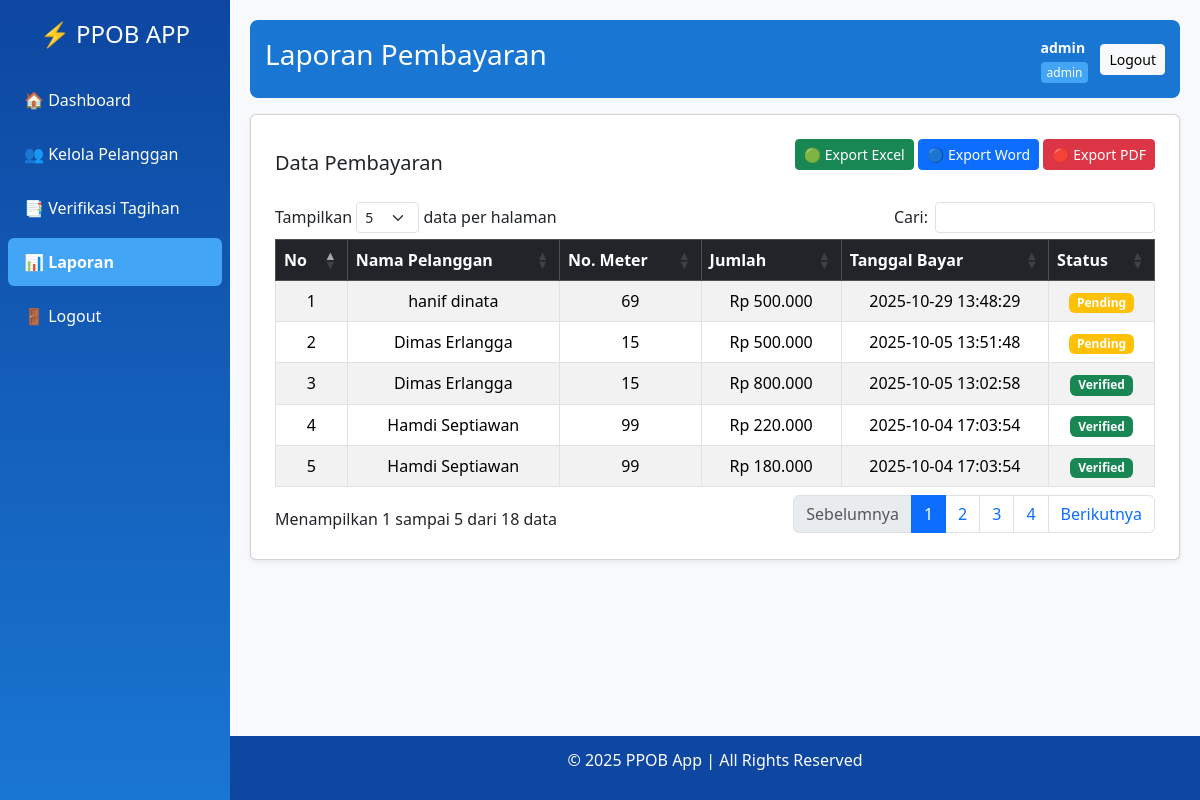
Screenshot of /public/admin/laporan.php (signed in) with the database file from the repository.
### tables this page shows
CREATE TABLE `pembayaran` (
  `id` int NOT NULL,
  `pelanggan_id` int NOT NULL,
  `jumlah` decimal(12,2) NOT NULL,
  `bulan` varchar(20) DEFAULT NULL,
  `tahun` int DEFAULT NULL,
  `tanggal_bayar` datetime NOT NULL,
  `status` enum('pending','verified') DEFAULT 'pending'
);

CREATE TABLE `pelanggan` (
  `id` int NOT NULL,
  `nama` varchar(100) NOT NULL,
  `alamat` text NOT NULL,
  `no_meter` varchar(50) NOT NULL,
  `user_id` int NOT NULL,
  `created_at` timestamp NULL DEFAULT CURRENT_TIMESTAMP
);

### models/Pembayaran.php (called while the page is built, shortened)
<?php
class Pembayaran extends BaseModel
{
    public function __construct($db)
    {
        $this->db = $db;
    }
    public function getAll()
    {
        $sql = "SELECT pb.*, pl.nama, pl.no_meter
                FROM pembayaran pb
                JOIN pelanggan pl ON pl.id = pb.pelanggan_id
                ORDER BY pb.id DESC";
        $stmt = $this->db->query($sql);
        return $stmt->fetchAll(PDO::FETCH_ASSOC);
    }
}

### public/admin/laporan.php (the view, shortened to what this page needs)
<?php
require_once __DIR__ . '/../../config/database.php';
require_once __DIR__ . '/../../models/Pembayaran.php';
include_once __DIR__ . '/../partials/header.php';
include_once __DIR__ . '/../partials/sidebar.php';
$pembayaran = new Pembayaran($db);
$laporan = $pembayaran->getAll();
?>
<div class="main-content">
    <header class="app-header d-flex justify-content-between align-items-center mb-3">
        <h3>Laporan Pembayaran</h3>
        <div class="user-info">
            <div>
                <span><b><?= htmlspecialchars($_SESSION['user']['username']); ?></b></span><br>
                <span class="role"><?= htmlspecialchars($_SESSION['user']['role']); ?></span>
            </div>
            <a href="../logout.php" class="btn btn-sm btn-light">Logout</a>
        </div>
    </header>
    <div class="card p-4 shadow-sm">
        <div class="d-flex justify-content-between align-items-center mb-3">
            <h5 class="mb-0">Data Pembayaran</h5>
            <div class="mb-3 text-end">
                <a href="eksport_excel.php" class="btn btn-success btn-sm">🟢 Export Excel</a>
                <a href="eksport_word.php" class="btn btn-primary btn-sm">🔵 Export Word</a>
                <a href="eksport_pdf.php" class="btn btn-danger btn-sm">🔴 Export PDF</a>
            </div>
        </div>
        <div class="table-responsive">
            <table id="laporanTable" class="table table-bordered table-striped text-center align-middle">
                <thead class="table-dark">
                    <tr>
                        <th>No</th>
                        <th>Nama Pelanggan</th>
                        <th>No. Meter</th>
                        <th>Jumlah</th>
                        <th>Tanggal Bayar</th>
                        <th>Status</th>
                    </tr>
                </thead>
                <tbody>
                    <?php if ($laporan): ?>
                        <?php $no = 1;
                        foreach ($laporan as $row): ?>
                            <tr>
                                <td><?= $no++ ?></td>
                                <td><?= htmlspecialchars($row['nama']) ?></td>
                                <td><?= htmlspecialchars($row['no_meter']) ?></td>
                                <td>Rp <?= number_format($row['jumlah'], 0, ',', '.') ?></td>
                                <td><?= htmlspecialchars($row['tanggal_bayar']) ?></td>
                                <td>
                                    <?php if ($row['status'] === 'verified'): ?>
                                        <span class="badge bg-success">Verified</span>
                                    <?php else: ?>
                                        <span class="badge bg-warning">Pending</span>
                                    <?php endif; ?>
                                </td>
                            </tr>
                        <?php endforeach; ?>
                    <?php else: ?>
                        <tr>
                            <td colspan="6" class="text-center">Belum ada data pembayaran</td>
                        </tr>
                    <?php endif; ?>
                </tbody>
            </table>
        </div>
    </div>
</div>
<link rel="stylesheet" href="https://cdn.datatables.net/1.13.6/css/dataTables.bootstrap5.min.css">
<?php include_once __DIR__ . '/../partials/footer.php'; ?>

### public/partials/header.php (style rules this page uses)
body { background: #f7f9fc; font-family: 'Segoe UI', Tahoma, Geneva, Verdana, sans-serif; }
.main-content { margin-left: 230px; padding: 20px; }
header.app-header { background: #1976d2; color: #fff; padding: 15px; border-radius: 8px; margin-bottom: 20px; display: flex; justify-content: space-between; align-items: center; }
.user-info { display: flex; align-items: center; gap: 12px; }
.user-info span { font-size: 14px; line-height: 1.3; }
.user-info .role { background: #42a5f5; color: #fff; font-size: 12px; padding: 2px 6px; border-radius: 4px; }

### rows the page displays
pembayaran: pelanggan.nama "hanif dinata", pelanggan.no_meter "69", jumlah "500.000", tanggal_bayar "2025-10-29 13:48:29", status "Pending"
pembayaran: pelanggan.nama "Dimas Erlangga", pelanggan.no_meter "15", jumlah "500.000", tanggal_bayar "2025-10-05 13:51:48", status "Pending"
pembayaran: pelanggan.nama "Dimas Erlangga", pelanggan.no_meter "15", jumlah "800.000", tanggal_bayar "2025-10-05 13:02:58", status "Verified"
pembayaran: pelanggan.nama "Hamdi Septiawan", pelanggan.no_meter "99", jumlah "220.000", tanggal_bayar "2025-10-04 17:03:54", status "Verified"
pembayaran: pelanggan.nama "Hamdi Septiawan", pelanggan.no_meter "99", jumlah "180.000", tanggal_bayar "2025-10-04 17:03:54", status "Verified"

### other values shown
$_SESSION['user']['username'] "admin"
$_SESSION['user']['role'] "admin"
